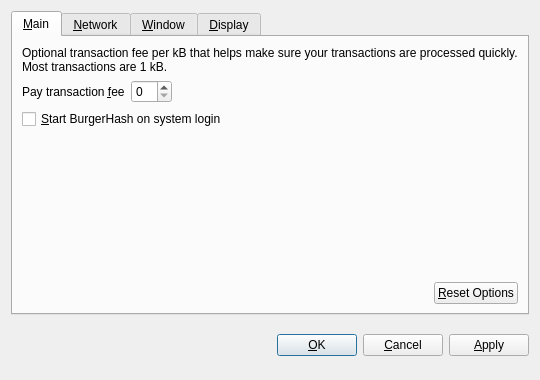
<?xml version="1.0" encoding="UTF-8"?>
<ui version="4.0">
 <class>OptionsDialog</class>
 <widget class="QDialog" name="OptionsDialog">
  <property name="geometry">
   <rect>
    <x>0</x>
    <y>0</y>
    <width>540</width>
    <height>380</height>
   </rect>
  </property>
  <property name="windowTitle">
   <string>Options</string>
  </property>
  <property name="modal">
   <bool>true</bool>
  </property>
  <layout class="QVBoxLayout" name="verticalLayout">
   <item>
    <widget class="QTabWidget" name="tabWidget">
     <property name="tabPosition">
      <enum>QTabWidget::North</enum>
     </property>
     <property name="currentIndex">
      <number>0</number>
     </property>
     <widget class="QWidget" name="tabMain">
      <attribute name="title">
       <string>&amp;Main</string>
      </attribute>
      <layout class="QVBoxLayout" name="verticalLayout_Main">
       <item>
        <widget class="QLabel" name="transactionFeeInfoLabel">
         <property name="text">
          <string>Optional transaction fee per kB that helps make sure your transactions are processed quickly. Most transactions are 1 kB.</string>
         </property>
         <property name="textFormat">
          <enum>Qt::PlainText</enum>
         </property>
         <property name="wordWrap">
          <bool>true</bool>
         </property>
        </widget>
       </item>
       <item>
        <layout class="QHBoxLayout" name="horizontalLayout_1_Main">
         <item>
          <widget class="QLabel" name="transactionFeeLabel">
           <property name="text">
            <string>Pay transaction &amp;fee</string>
           </property>
           <property name="textFormat">
            <enum>Qt::PlainText</enum>
           </property>
           <property name="buddy">
            <cstring>transactionFee</cstring>
           </property>
          </widget>
         </item>
         <item>
          <widget class="BitcoinAmountField" name="transactionFee"/>
         </item>
         <item>
          <spacer name="horizontalSpacer_1_Main">
           <property name="orientation">
            <enum>Qt::Horizontal</enum>
           </property>
           <property name="sizeHint" stdset="0">
            <size>
             <width>40</width>
             <height>20</height>
            </size>
           </property>
          </spacer>
         </item>
        </layout>
       </item>
       <item>
        <widget class="QCheckBox" name="bitcoinAtStartup">
         <property name="toolTip">
          <string>Automatically start BurgerHash after logging in to the system.</string>
         </property>
         <property name="text">
          <string>&amp;Start BurgerHash on system login</string>
         </property>
        </widget>
       </item>
       <item>
        <spacer name="verticalSpacer_Main">
         <property name="orientation">
          <enum>Qt::Vertical</enum>
         </property>
         <property name="sizeHint" stdset="0">
          <size>
           <width>20</width>
           <height>40</height>
          </size>
         </property>
        </spacer>
       </item>
       <item>
        <layout class="QHBoxLayout" name="horizontalLayout_2_Main">
         <item>
          <spacer name="horizontalSpacer_2_Main">
           <property name="orientation">
            <enum>Qt::Horizontal</enum>
           </property>
           <property name="sizeHint" stdset="0">
            <size>
             <width>40</width>
             <height>20</height>
            </size>
           </property>
          </spacer>
         </item>
         <item>
          <widget class="QPushButton" name="resetButton">
           <property name="toolTip">
            <string>Reset all client options to default.</string>
           </property>
           <property name="text">
            <string>&amp;Reset Options</string>
           </property>
           <property name="autoDefault">
            <bool>false</bool>
           </property>
          </widget>
         </item>
        </layout>
       </item>
      </layout>
     </widget>
     <widget class="QWidget" name="tabNetwork">
      <attribute name="title">
       <string>&amp;Network</string>
      </attribute>
      <layout class="QVBoxLayout" name="verticalLayout_Network">
       <item>
        <widget class="QCheckBox" name="mapPortUpnp">
         <property name="toolTip">
          <string>Automatically open the BurgerHash client port on the router. This only works when your router supports UPnP and it is enabled.</string>
         </property>
         <property name="text">
          <string>Map port using &amp;UPnP</string>
         </property>
        </widget>
       </item>
       <item>
        <widget class="QCheckBox" name="connectSocks">
         <property name="toolTip">
          <string>Connect to the BurgerHash network through a SOCKS proxy (e.g. when connecting through Tor).</string>
         </property>
         <property name="text">
          <string>&amp;Connect through SOCKS proxy:</string>
         </property>
        </widget>
       </item>
       <item>
        <layout class="QHBoxLayout" name="horizontalLayout_Network">
         <item>
          <widget class="QLabel" name="proxyIpLabel">
           <property name="text">
            <string>Proxy &amp;IP:</string>
           </property>
           <property name="textFormat">
            <enum>Qt::PlainText</enum>
           </property>
           <property name="buddy">
            <cstring>proxyIp</cstring>
           </property>
          </widget>
         </item>
         <item>
          <widget class="QValidatedLineEdit" name="proxyIp">
           <property name="maximumSize">
            <size>
             <width>140</width>
             <height>16777215</height>
            </size>
           </property>
           <property name="toolTip">
            <string>IP address of the proxy (e.g. 127.0.0.1)</string>
           </property>
          </widget>
         </item>
         <item>
          <widget class="QLabel" name="proxyPortLabel">
           <property name="text">
            <string>&amp;Port:</string>
           </property>
           <property name="textFormat">
            <enum>Qt::PlainText</enum>
           </property>
           <property name="buddy">
            <cstring>proxyPort</cstring>
           </property>
          </widget>
         </item>
         <item>
          <widget class="QLineEdit" name="proxyPort">
           <property name="maximumSize">
            <size>
             <width>55</width>
             <height>16777215</height>
            </size>
           </property>
           <property name="toolTip">
            <string>Port of the proxy (e.g. 9050)</string>
           </property>
          </widget>
         </item>
         <item>
          <widget class="QLabel" name="socksVersionLabel">
           <property name="text">
            <string>SOCKS &amp;Version:</string>
           </property>
           <property name="textFormat">
            <enum>Qt::PlainText</enum>
           </property>
           <property name="buddy">
            <cstring>socksVersion</cstring>
           </property>
          </widget>
         </item>
         <item>
          <widget class="QValueComboBox" name="socksVersion">
           <property name="toolTip">
            <string>SOCKS version of the proxy (e.g. 5)</string>
           </property>
          </widget>
         </item>
         <item>
          <spacer name="horizontalSpacer_Network">
           <property name="orientation">
            <enum>Qt::Horizontal</enum>
           </property>
           <property name="sizeHint" stdset="0">
            <size>
             <width>40</width>
             <height>20</height>
            </size>
           </property>
          </spacer>
         </item>
        </layout>
       </item>
       <item>
        <spacer name="verticalSpacer_Network">
         <property name="orientation">
          <enum>Qt::Vertical</enum>
         </property>
         <property name="sizeHint" stdset="0">
          <size>
           <width>20</width>
           <height>40</height>
          </size>
         </property>
        </spacer>
       </item>
      </layout>
     </widget>
     <widget class="QWidget" name="tabWindow">
      <attribute name="title">
       <string>&amp;Window</string>
      </attribute>
      <layout class="QVBoxLayout" name="verticalLayout_Window">
       <item>
        <widget class="QCheckBox" name="minimizeToTray">
         <property name="toolTip">
          <string>Show only a tray icon after minimizing the window.</string>
         </property>
         <property name="text">
          <string>&amp;Minimize to the tray instead of the taskbar</string>
         </property>
        </widget>
       </item>
       <item>
        <widget class="QCheckBox" name="minimizeOnClose">
         <property name="toolTip">
          <string>Minimize instead of exit the application when the window is closed. When this option is enabled, the application will be closed only after selecting Quit in the menu.</string>
         </property>
         <property name="text">
          <string>M&amp;inimize on close</string>
         </property>
        </widget>
       </item>
       <item>
        <spacer name="verticalSpacer_Window">
         <property name="orientation">
          <enum>Qt::Vertical</enum>
         </property>
         <property name="sizeHint" stdset="0">
          <size>
           <width>20</width>
           <height>40</height>
          </size>
         </property>
        </spacer>
       </item>
      </layout>
     </widget>
     <widget class="QWidget" name="tabDisplay">
      <attribute name="title">
       <string>&amp;Display</string>
      </attribute>
      <layout class="QVBoxLayout" name="verticalLayout_Display">
       <item>
        <layout class="QHBoxLayout" name="horizontalLayout_1_Display">
         <item>
          <widget class="QLabel" name="langLabel">
           <property name="text">
            <string>User Interface &amp;language:</string>
           </property>
           <property name="textFormat">
            <enum>Qt::PlainText</enum>
           </property>
           <property name="buddy">
            <cstring>lang</cstring>
           </property>
          </widget>
         </item>
         <item>
          <widget class="QValueComboBox" name="lang">
           <property name="toolTip">
            <string>The user interface language can be set here. This setting will take effect after restarting BurgerHash.</string>
           </property>
          </widget>
         </item>
        </layout>
       </item>
       <item>
        <layout class="QHBoxLayout" name="horizontalLayout_2_Display">
         <item>
          <widget class="QLabel" name="unitLabel">
           <property name="text">
            <string>&amp;Unit to show amounts in:</string>
           </property>
           <property name="textFormat">
            <enum>Qt::PlainText</enum>
           </property>
           <property name="buddy">
            <cstring>unit</cstring>
           </property>
          </widget>
         </item>
         <item>
          <widget class="QValueComboBox" name="unit">
           <property name="toolTip">
            <string>Choose the default subdivision unit to show in the interface and when sending coins.</string>
           </property>
          </widget>
         </item>
        </layout>
       </item>
       <item>
        <widget class="QCheckBox" name="displayAddresses">
         <property name="toolTip">
          <string>Whether to show BurgerHash addresses in the transaction list or not.</string>
         </property>
         <property name="text">
          <string>&amp;Display addresses in transaction list</string>
         </property>
        </widget>
       </item>
       <item>
        <widget class="QCheckBox" name="coinControlFeatures">
         <property name="toolTip">
          <string>Whether to show coin control features or not.</string>
         </property>
         <property name="text">
          <string>Display coin &amp;control features (experts only!)</string>
         </property>
        </widget>
       </item>
       <item>
        <spacer name="verticalSpacer_Display">
         <property name="orientation">
          <enum>Qt::Vertical</enum>
         </property>
         <property name="sizeHint" stdset="0">
          <size>
           <width>20</width>
           <height>40</height>
          </size>
         </property>
        </spacer>
       </item>
      </layout>
     </widget>
    </widget>
   </item>
   <item>
    <layout class="QHBoxLayout" name="horizontalLayout_Buttons">
     <item>
      <spacer name="horizontalSpacer_1">
       <property name="orientation">
        <enum>Qt::Horizontal</enum>
       </property>
       <property name="sizeHint" stdset="0">
        <size>
         <width>40</width>
         <height>48</height>
        </size>
       </property>
      </spacer>
     </item>
     <item>
      <widget class="QLabel" name="statusLabel">
       <property name="font">
        <font>
         <weight>75</weight>
         <bold>true</bold>
        </font>
       </property>
       <property name="text">
        <string/>
       </property>
       <property name="textFormat">
        <enum>Qt::PlainText</enum>
       </property>
       <property name="wordWrap">
        <bool>true</bool>
       </property>
      </widget>
     </item>
     <item>
      <spacer name="horizontalSpacer_2">
       <property name="orientation">
        <enum>Qt::Horizontal</enum>
       </property>
       <property name="sizeHint" stdset="0">
        <size>
         <width>40</width>
         <height>48</height>
        </size>
       </property>
      </spacer>
     </item>
     <item>
      <widget class="QPushButton" name="okButton">
       <property name="text">
        <string>&amp;OK</string>
       </property>
      </widget>
     </item>
     <item>
      <widget class="QPushButton" name="cancelButton">
       <property name="text">
        <string>&amp;Cancel</string>
       </property>
       <property name="autoDefault">
        <bool>false</bool>
       </property>
      </widget>
     </item>
     <item>
      <widget class="QPushButton" name="applyButton">
       <property name="text">
        <string>&amp;Apply</string>
       </property>
       <property name="autoDefault">
        <bool>false</bool>
       </property>
      </widget>
     </item>
    </layout>
   </item>
  </layout>
 </widget>
 <customwidgets>
  <customwidget>
   <class>BitcoinAmountField</class>
   <extends>QSpinBox</extends>
   <header>bitcoinamountfield.h</header>
  </customwidget>
  <customwidget>
   <class>QValueComboBox</class>
   <extends>QComboBox</extends>
   <header>qvaluecombobox.h</header>
  </customwidget>
  <customwidget>
   <class>QValidatedLineEdit</class>
   <extends>QLineEdit</extends>
   <header>qvalidatedlineedit.h</header>
  </customwidget>
 </customwidgets>
 <resources/>
 <connections/>
</ui>
